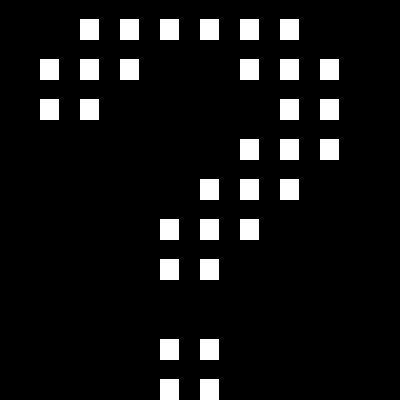

Tiled map render using the project's own tile images. Description and the map definition, with tile-layer contents summarised, below:
An orthogonal 10x10 tile map with 40x40 px tiles, 1 tile layer (Layer 1).

<map version="1.0" orientation="orthogonal" width="10" height="10" tilewidth="40" tileheight="40">
 <tileset firstgid="1" name="texture" tilewidth="40" tileheight="40" spacing="4" margin="4">
  <image source="texture.png" />
 </tileset>
 <layer name="Layer 1" width="10" height="10">
  <data>[100 cells, 32 non-empty, 2 distinct tile ids]</data>
 </layer>
</map>
